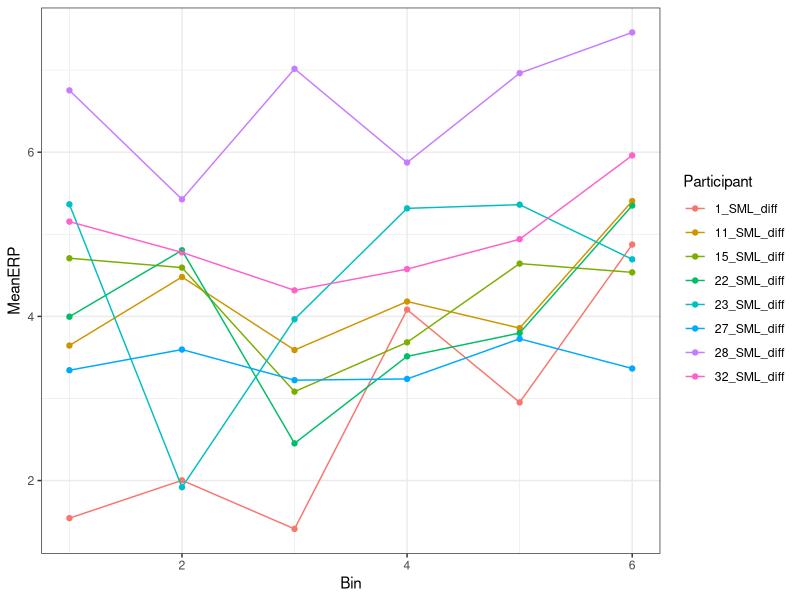
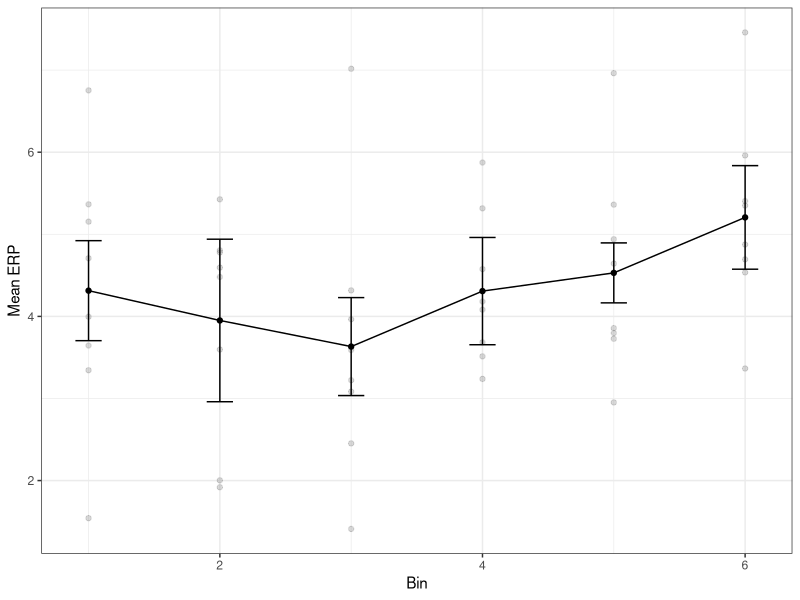

Generate these figures, in order, with R:
library(tidyverse)

d <- read_csv("MeanP2adaptersno9_long.csv")

d %>%
  filter(Bin<=6) %>%
  mutate(Participant = as.factor(Participant)) %>%
  ggplot(aes(x=Bin, y=MeanERP, color=Participant)) +
  geom_point() +
  geom_line() +
  theme_bw()

J <- n_distinct(d %>% filter(Bin <= 6) %>% pull(Bin))

d_ws <- d %>%
  filter(Bin <= 6) %>%
  group_by(Participant) %>%
  mutate(MeanERP_norm = MeanERP - mean(MeanERP) + mean(d$MeanERP[d$Bin <= 6])) %>%
  ungroup()

d_ws %>%
  group_by(Bin) %>%
  summarize(
    Mean = mean(MeanERP),
    CI95 = sd(MeanERP_norm) / sqrt(n()) * sqrt(J / (J - 1)) * qt(0.975, df = n() - 1),
    .groups = "drop"
  ) %>%
  ggplot(aes(x = Bin, y = Mean)) +
  geom_point(data = d_ws,
             aes(x = Bin, y = MeanERP, group = Participant),
             color = "grey50", alpha = 0.3, inherit.aes = FALSE) +
  geom_point() +
  geom_line() +
  geom_errorbar(aes(ymin = Mean - CI95, ymax = Mean + CI95), width = 0.2) +
  labs(y = "Mean ERP") +
  theme_bw()

# Repeated measures ANOVA: MeanERP ~ Bin, within subjects
d_rm <- d %>%
  filter(Bin <= 6) %>%
  mutate(
    Participant = as.factor(Participant),
    Bin = as.factor(Bin)
  )

summary(aov(MeanERP ~ Bin + Error(Participant/Bin), data = d_rm))

# Post-hoc pairwise paired t-tests with Holm correction
pairwise.t.test(d_rm$MeanERP, d_rm$Bin, paired = TRUE, p.adjust.method = "holm")
